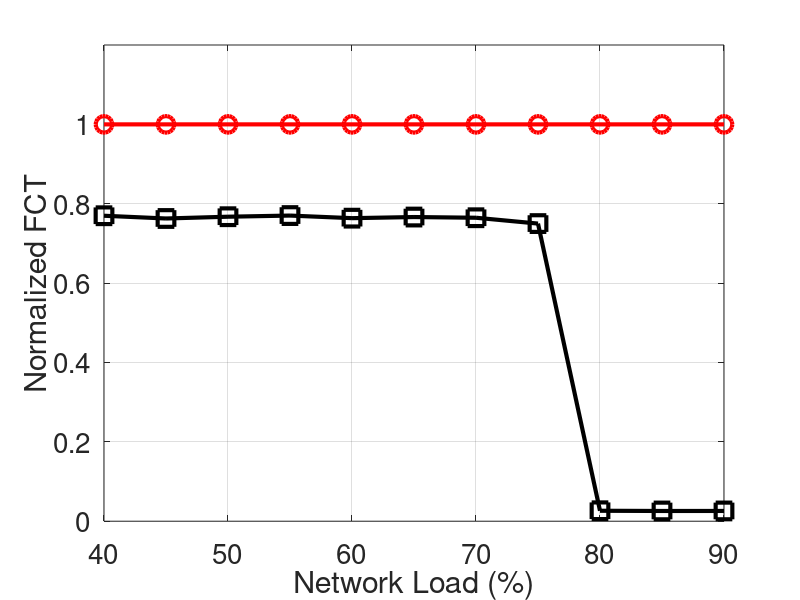

This figure's MATLAB source:
clear
clc

x=[
0.4
0.45
0.5
0.55
0.6
0.65
0.7
0.75
0.8
0.85
0.9
];

k_80=[
1
1
1
1
1
1
1
1
1
1
1
];

k_22=[
0.769736842
0.762820513
0.767295597
0.770186335
0.763636364
0.766467066
0.764705882
0.75
0.026331303
0.025777104
0.025836431
];

figure(1);
width=900;
height=480;
left=100;
bottem=0;

plot(x * 100,k_80,'-ro','LineWidth',3,...
    'MarkerSize',12);
hold on;
plot(x * 100,k_22,'-ks','LineWidth',3,...
    'MarkerSize',12);
hold on;


xlabel('Network Load (%)','FontSize', 20)
ylabel('Normalized FCT','FontSize', 20);
set(gca, 'FontSize', 20, 'xtick',[40,50,60,70,80,90]); % set font size of tick labels
%h=legend('DCTCP K=720KB','DCTCP K=200KB',20,'Location', 'SouthWest');
%set(h,'FontSize',20,'LineWidth',1,'Box','off');
axis([40,90,0,1.2]);
grid on;
hold off;